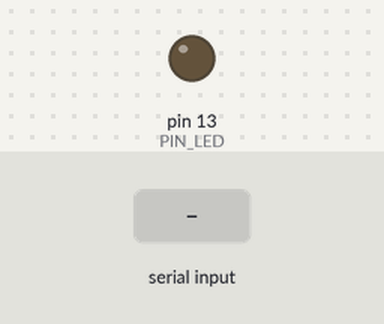
Bench run of a sketch on a simulated Arduino Uno, built with avr-gcc and run on an emulated ATmega328P. On the bench: output pins drawn as LEDs (lit = HIGH). Inputs (shaded band) come from the test bench.

Above: at 1.2 s.
1.3 s: "1" received over Serial
At 1.7 s:
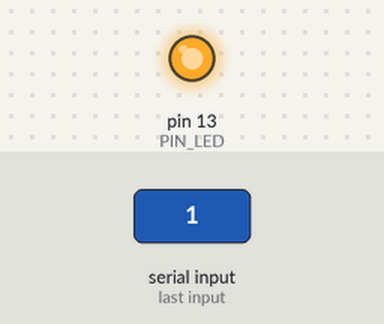
2.8 s: "0" received over Serial
At 4.1 s:
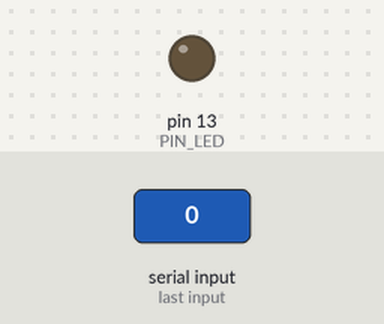
Timing chart, 0 to 5.8 s (numbered marks = the images above; inputs shaded):
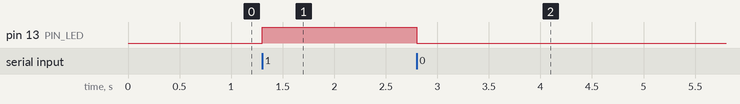

The sketch:

serial_led_event.ino
```cpp
#define PIN_LED 13

char val = 0;

void setup(){
 	Serial.begin(9600);
	pinMode(PIN_LED, OUTPUT);
}

void loop(){
	if(val == '1'){
		digitalWrite(PIN_LED, HIGH);
	}
	if(val == '0'){
		digitalWrite(PIN_LED, LOW);
	}
}

void serialEvent(){
	val = Serial.read();
}
```

Measured:
- after the input at 1.3 s, pin 13 (PIN_LED): LOW → HIGH at once
- after the input at 2.8 s, pin 13 (PIN_LED): HIGH → LOW at once
